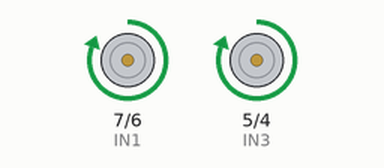
The sketch below on a simulated Arduino Uno, built with avr-gcc and run on an emulated ATmega328P. Shown: motor-driver pin pairs drawn as motors (green arrow = first pin HIGH = forward, orange = second pin HIGH = backward, longer = more drive, scaled by the enable pin).

Above: at 0.2 s.
At 1.15 s:
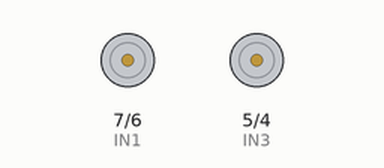
At 2.0 s:
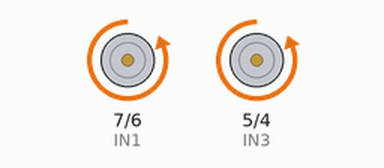
Timing chart, 0 to 3.0 s (numbered marks = the images above):
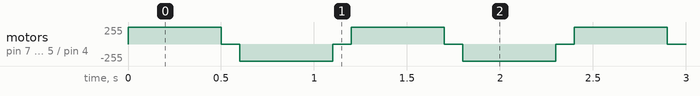

Measured:
- by itself, motor on pin 7 (IN1) / pin 6 (IN2), motor on pin 5 (IN3) / pin 4 (IN4): repeats every 1.2 s: stopped 0.10 s, backward 255/255 0.50 s, stopped 0.10 s, forward 255/255 0.50 s

The sketch:

motor_test.ino
```cpp
#define ENA 11
#define ENB 10
#define IN1 7
#define IN2 6
#define IN3 5
#define IN4 4

void setup() {
  // put your setup code here, to run once:
  pinMode (ENA, OUTPUT);
  pinMode (ENB, OUTPUT);
  pinMode (IN1, OUTPUT);
  pinMode (IN2, OUTPUT);
  pinMode (IN3, OUTPUT);
  pinMode (IN4, OUTPUT);

}

void loop() {
  // put your main code here, to run repeatedly:
  digitalWrite (IN1, HIGH);
  digitalWrite (IN2, LOW);
  digitalWrite (IN3, HIGH);
  digitalWrite (IN4, LOW);
  //turn on the motors for one second
  analogWrite (ENA, 255);
  analogWrite (ENB, 255);
  delay (500);
  //turn off the motors for one-half second
  analogWrite (ENA, 0);
  analogWrite (ENB, 0);
  delay (100);
  digitalWrite (IN1, LOW);
  digitalWrite (IN2, HIGH);
  digitalWrite (IN3, LOW);
  digitalWrite (IN4, HIGH);
  //turn on the motors for one second
  analogWrite (ENA, 255);
  analogWrite (ENB, 255);
  delay (500);
  //turn off the motors for one-half second
  analogWrite (ENA, 0);
  analogWrite (ENB, 0);
  delay (100);

}
```
